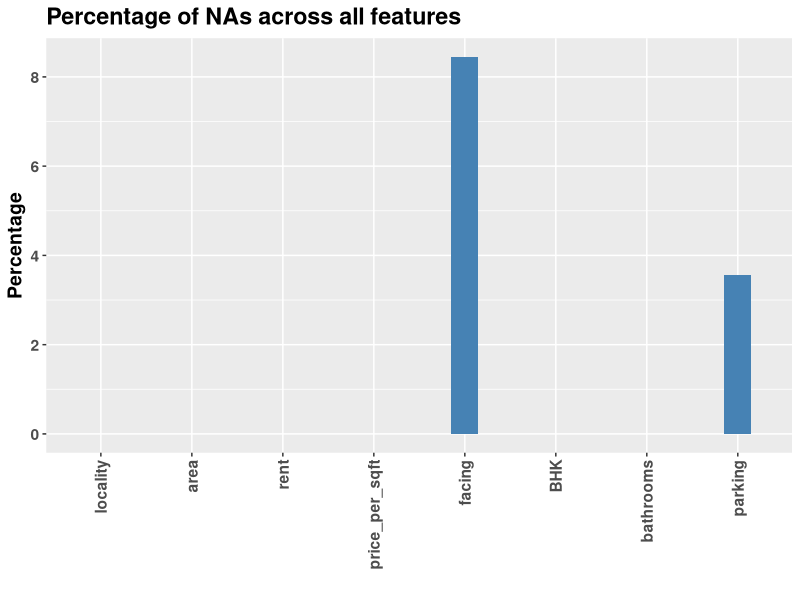
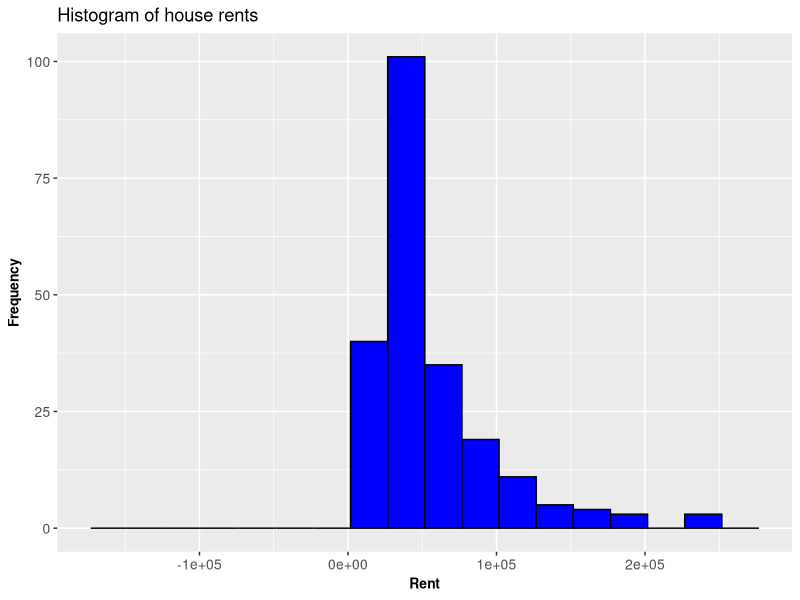
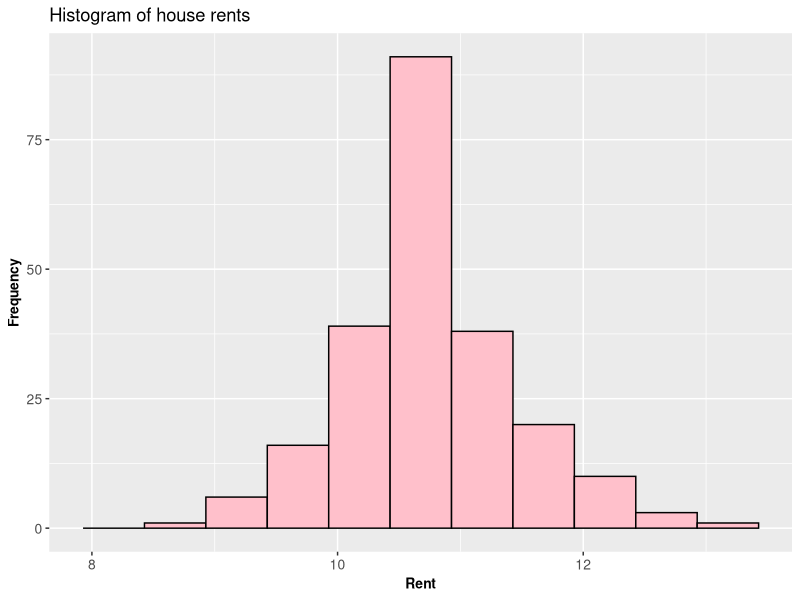

These charts were generated, in order, by the following R code:
## ---- chunk 1
# Load essential libraries
library(ggplot2)
library(dplyr)
## ---- chunk 2
# Load the price per square feet dataset
hData = read.csv('Data/houseprices_cleaned.csv', header = TRUE, stringsAsFactors = FALSE, na.strings = c("", "NA", "not available", "Not Available"))
str(hData)
## ---- chunk 3
# Convert 'locality', 'facing' and 'parking' columns to factors
categorical_cols = c('locality', 'facing', 'parking')
hData[categorical_cols] = lapply(hData[categorical_cols], as.factor)
str(hData)
## ---- chunk 4
# Continuous columns
continuous_cols = c('area', 'rent', 'price_per_sqft', 'BHK', 'bathrooms')
## ---- chunk 5
# Plot percentage of Nans in each column of the data frame
hData_NA = setNames(stack(sapply(hData, function(x){(sum(is.na(x))/length(x))*100}))[2:1], c('Feature','Value'))
p = ggplot(data = hData_NA, aes(x = Feature, y = Value)) +
  geom_bar(stat = 'identity', fill = 'steelblue', width = 0.3) +
  theme(text = element_text(size = 14, face = 'bold'),
  axis.text.x = element_text(angle = 90, hjust = 1, vjust = 0.5)) +
  xlab('') + ylab('Percentage') +
  ggtitle('Percentage of NAs across all features')
p
## ---- chunk 6
# Add NA as a factor level for categorical columns 
hData[categorical_cols] = lapply(hData[categorical_cols], addNA)
str(hData)
## ---- chunk 7
# Make a histogram of rent values
p = ggplot(data = hData) +
  geom_histogram(aes(x = rent, y = after_stat(count)), breaks = seq(mean(hData$rent)-4*sd(hData$rent), mean(hData$rent)+4*sd(hData$rent), by = 25000), color = 'black', fill = 'blue') +
  labs(x = 'Rent', y = 'Frequency')  +
   theme(axis.text = element_text(size = 8),
   axis.text.x = element_text(size = 10),
   axis.text.y = element_text(size = 10),
   axis.title = element_text(size = 10, face = "bold"))  +
  ggtitle('Histogram of house rents')
p
## ---- chunk 8
# Build a linear model to predict price per square feet as a function of rent. How accurate is the model?
model = lm(data = hData, price_per_sqft ~ rent)
summary(model)
## ---- chunk 9
# Make a histogram of log-transformed rent values
hData['logrent'] = log(hData['rent'])
p = ggplot(data = hData) +
  geom_histogram(aes(x = logrent, y = after_stat(count)), breaks = seq(mean(hData$logrent)-4*sd(hData$logrent), mean(hData$logrent)+4*sd(hData$logrent), by = 0.5), color = 'black', fill = 'pink') +
  labs(x = 'Rent', y = 'Frequency')  +
   theme(axis.text = element_text(size = 8),
   axis.text.x = element_text(size = 10),
   axis.text.y = element_text(size = 10),
   axis.title = element_text(size = 10, face = "bold"))  +
  ggtitle('Histogram of house rents')
p
## ---- chunk 10
# Build a linear model to predict price per square feet as a function of logrent. Did log-transforming rent help improve the model accuracy?
model =  lm(data = hData,price_per_sqft ~ logrent)
summary(model)
## ---- chunk 11
# Build a linear model to predict log of price per square feet as a function of logrent. Did log-transforming the response variable price per square feet improve the model accuracy?
hData['logprice_per_sqft'] = log(hData['price_per_sqft'])
model = lm(data = hData,logprice_per_sqft ~ logrent)
summary(model)
## ---- chunk 12
# Build a linear model to predict sqrt of price per square feet as a function of logrent. Did sqrt-transforming the response variable price per square feet improve the model accuracy?
hData['sqrtprice_per_sqft'] = sqrt(hData['price_per_sqft'])
model = lm(data = hData,sqrtprice_per_sqft ~ logrent)
summary(model)
## ---- chunk 13
# Build a linear model to predict price per sqft as a function of area and rent. Did adding area as an additional predictor improve model accuracy (compared to only rent as the predictor)? Also, interpret the coefficient estimates for area and rent practically.
model = lm(data = hData, price_per_sqft ~ area + rent )
summary(model)
## ---- chunk 14
# Build a linear model to predict sqrt of price per sqft as a function of area and logrent. Did adding area as an additional predictor improve model accuracy (compared to only logrent as the predictor)? Also, interpret the coefficient estimates for area and logrent practically.
model = lm(data = hData,sqrtprice_per_sqft ~ area + logrent)
summary(model)
## ---- chunk 15
# Build a linear model to predict sqrt of price per sqft as a function of logarea and logrent. Did log-transforming area improve model accuracy?
hData['logarea'] = log(hData['area'])
model = lm(data = hData,sqrtprice_per_sqft ~ logarea + logrent )
summary(model)
## ---- chunk 16
# Build a linear model to predict price per sqft as a function of area, rent, and parking (compared to just using area and rent as predictors). Did adding parking as an additional predictor improve model accuracy?
model = lm(data = hData,price_per_sqft ~ area + rent + parking )
summary(model)
## ---- chunk 17
# Build a linear model to predict sqrt of price per sqft as a function of logarea, logrent, and locality. Did adding locality as an additional predictor improve model accuracy (compared to just using logarea and logrent as predictors)?
model = lm(data = hData,sqrtprice_per_sqft ~ logarea + logrent + locality )
summary(model)
## ---- chunk 18
# Build a linear model to predict price per sqft as a function of area, rent, and parking. How many levels does the categorical feature parking have? How many new variables are introduced for the categorical variable parking? Interpret all regression coefficient estimates except the intercept coefficient estimate beta0 practically. Do the p-values suggest any insignificant features (that is, features which probably don't have a linear relationship with the response variable?
model = lm(data = hData,price_per_sqft ~ area + rent + parking )
summary(model)
## ---- chunk 19
# Create new columns corresponding to scaled versions of the continuous columns
hData[paste0('scaled_', continuous_cols)] = lapply(hData[continuous_cols], scale)
str(hData)
## ---- chunk 20
# Build a linear model to predict scaled price per sqft as a function of scaled area and scaled rent. Compare this with the model built using unscaled data: that is, predict price per sqft as a function of area and rent. Does scaling help?
model_scaled = lm(data = hData, scaled_price_per_sqft ~ scaled_area + scaled_rent)
summary(model_scaled)
## ---- chunk 21
# Rebuild a linear model to predict sqrt of price per sqft as a function of logarea, logrent, and locality which we will evaluate using a train-test split of the dataset
model = lm(data = hData, sqrt(price_per_sqft) ~ logarea + logrent + locality)
summary(model)
## ---- chunk 22
# Split data into train (80%) and test (20%) sets and evaluate model performance on train and test sets. Run this cell multiple times for a random splitting of the data into train and test sets and report the model performance on the resulting train and test sets. Is there much variability in the model performance across different test sets? If that is the case, then the model is not generalizing well and is overfitting the train set. Is it the case here?
ind = sample(nrow(hData), size = floor(0.8*nrow(hData)), replace = FALSE)
hData_train = hData[ind, ]
hData_test = hData[-ind, ]

# Calculate RMSE (root-mean-squared-error) on train data
train_error = sqrt(mean((hData_train$price_per_sqft - predict(model, hData_train))^2))

# Calculate RMSE (root-mean-squared-error) on test data
test_error = sqrt(mean((hData_test$price_per_sqft - predict(model, hData_test))^2))

print(train_error)
print(test_error)
